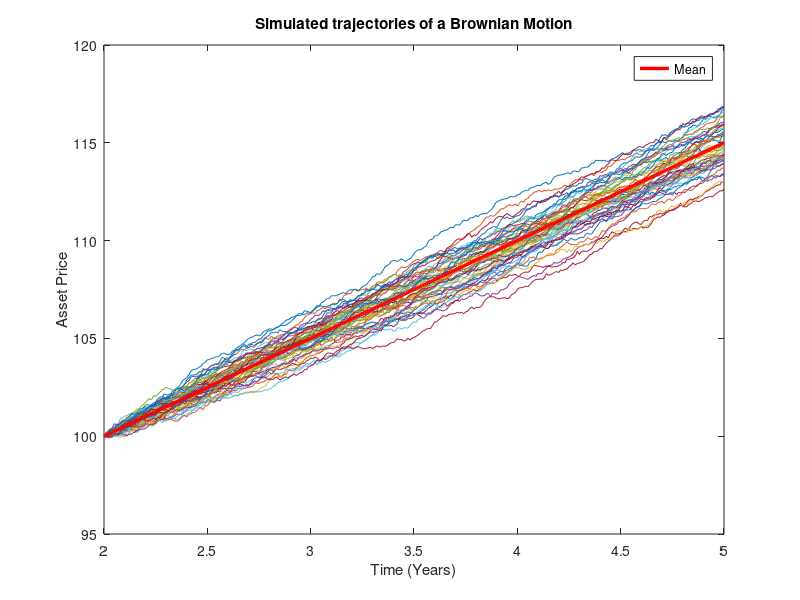
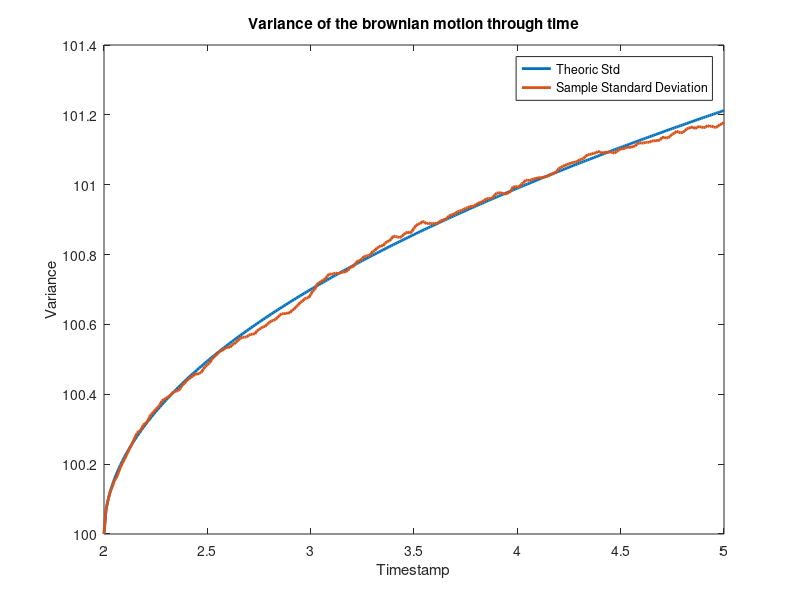
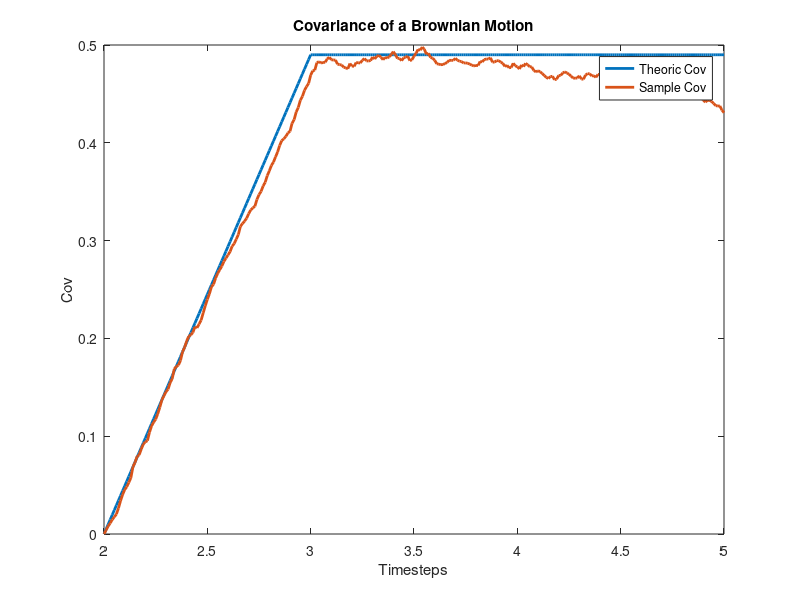
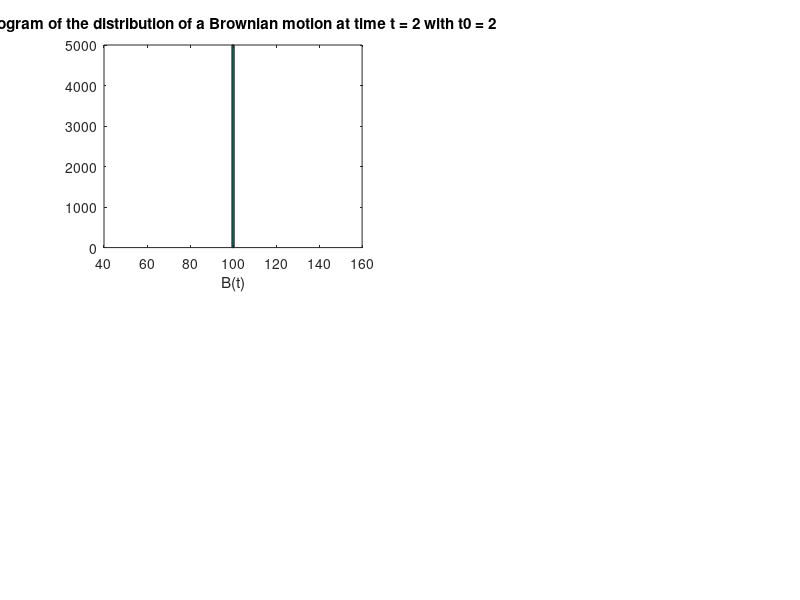

Source code (MATLAB) for these figures, in order: (Note: this script raises an error after producing the figures.)
close all
clear
clc

%% (I) Simulad 500 trayectorias del proceso Browniano
%Number of simulations
nsimul=500; 

% Number of steps(nsteps)
nsteps=300; 

%Parameters of the simulation
mu = 5;
sigma = 0.7;
T = 5;
t0 = 2;
B0 = 100;

%Maturity
Maturity = T-t0;

% Time interval (dt) Vector of timesteps (timestep) 
dt=Maturity/nsteps; timestep=(t0:dt:T);

%Brownian motion increases
X = randn(nsimul,nsteps);
dB = mu * dt + sigma * sqrt(dt) * X;
%Set the starting value for all simulations as zero, then set the other
%steps as the cumulative sum of dB.
B=cumsum([B0*ones(nsimul,1) (dB)],2);

%% (II) Haced una gráfica de las primeras 50 trayectorias simuladas
%Plot simulated paths: 
figure(1)
plot(timestep, B(1:50,:)','HandleVisibility','off')
title('Simulated trajectories of a Brownian Motion');
xlabel('Time (Years)') 
ylabel('Asset Price')

%% (III) Adding the Mean
cumulate_dmean = cumsum([B0 ones(1,300)*mu*dt]);
hold on
plot(timestep,cumulate_dmean,'r','LineWidth',2.5)
legend('Mean')

%% (IV) Plotting the standard deviation
figure(2)
Std_vec = sigma*(timestep-2).^0.5;
plot(timestep, Std_vec +B0,'LineWidth',2 )
title('Variance of the brownian motion through time')
xlabel('Timestamp')
ylabel('Variance')
hold on
std_B = var(B).^0.5 + B0;
plot(timestep,std_B,'LineWidth',2)
legend('Theoric Std','Sample Standard Deviation')

%% (V) Plotting the Autocovariance
t1 = 3;
cov = (sigma.^2)*min(timestep-t0,t1-t0);
figure(3)
plot(timestep,cov,'LineWidth',2)
title('Covariance of a Brownian Motion')
xlabel('Timesteps')
ylabel('Cov')
hold on

%Covariance formula for t1 = 3
B_t1 = B(:,101); %the value of B where t = 3
% Covariance Formula: Sum((X_i - E(X)(Y_i - E(Y))/N
Cov_vec = ((B - mean(B,1))'*(B_t1 - mean(B_t1)))/nsimul; 

plot(timestep,Cov_vec,'LineWidth',2)
legend('Theoric Cov','Sample Cov')


%% (Extra) Alternative method for the covariance
% Cov(Bt,Bt1) = V(Bt)  if t < t1 else = V(Bt1)
%{
%Logical array where t < t1
timelogic = timestep < t1;
not_timelogic = ~timelogic;
var_Bt = (sigma.^2).*(timestep-t0);
var_Bt1 = (sigma.^2).*(t1-t0);

Cov_vec_Bt = timelogic.*var_Bt;
Cov_vec_Bt1 = not_timelogic.*var_Bt1;
Covariance_Vector = Cov_vec_Bt+ Cov_vec_Bt1;
figure(4)
plot(timestep,Covariance_Vector,'LineWidth',2)
title('Covariance of a Brownian Motion')
xlabel('Timesteps')
ylabel('Cov')
%}

%% (VI)  Normal Distribution Brownian Motion

%Changing the number of simulations so that the histogram is more precise
nsimul=5000; 
X = randn(nsimul,nsteps);
dB = mu * dt + sigma * sqrt(dt) * X;
B=cumsum([B0*ones(nsimul,1) (dB)],2);

%Parameters Istogram
t_ref = 2:5;
bins = 100;
BValues_vec = 1:100:301;

% Parameters Grafical comparison
scale = 0;

figure(4)
for i=1:length(t_ref)
    t_var = t_ref(i);
    BrownianValues =  B(:,BValues_vec(i));
    subplot(2,2,i)
    hist(BrownianValues,bins);
    str = sprintf('Histogram of the distribution of a Brownian motion at time t = %d with t0 = 2', t_var);
    title(str)
    xlabel('B(t)')
    
    %Adding the theorical normal distribution obver the plot
    hold on
    center = mu*(t_ref(i)-t0);
    radius = 4*sigma*sqrt(t_ref(i)-t0);
    B_min = B0 + min(center - radius) ;
    B_max = B0 + max(center + radius);
    mean_B = B0 + mu*(t_ref(i)-t0);
    std_B = sigma * sqrt(t_ref(i) - t0);
    
    modelPdf = @(x)normpdf(x,mean_B,std_B);
    
    graphicalComparisonPdf(B(:,BValues_vec(i)),modelPdf,scale,B_min,B_max)
    
    legend('scaled histogram','pdf(x)')
end

%% (VII) Distribution of B((t) when t --> t0
%When t tends to t0 the variance tens to zero and the normal distribution
%tends to a Dirac delta probability density function with mean = B0
